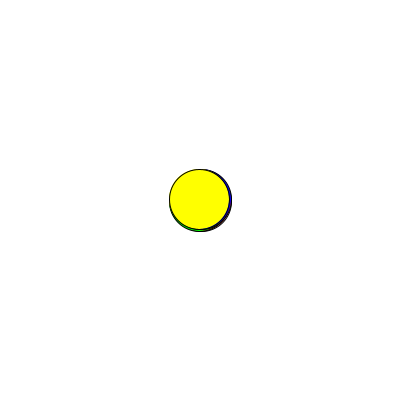
Frame 1 (no input)
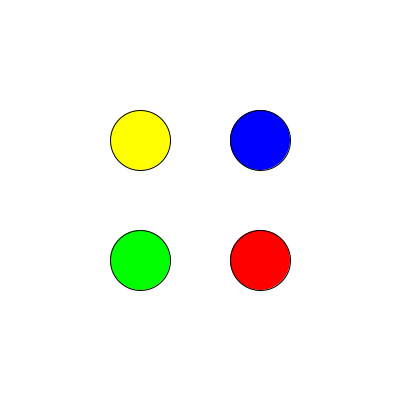
Frame 60 (the mouse pressed at the canvas centre just before this capture)
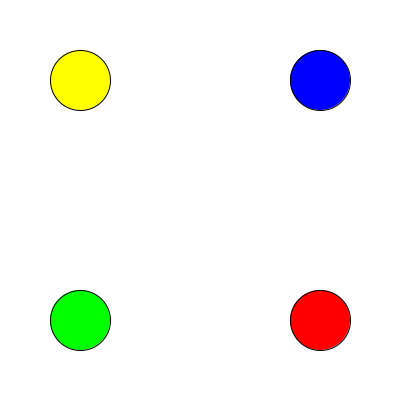
Frame 120 (the mouse held since frame 60 and released just before this capture)

The Processing sketch that drew these frames (run headless with seeded random() and noise(); from frame 60 on, the mouse is pressed at the canvas centre):

// Processing sketch: Travelling_Circles_Core
// ── Travelling_Circles_Core.pde
// Color variables
color circle1Color = color(255, 0, 0); // Red
color circle2Color = color(0, 255, 0); // Green
color circle3Color = color(0, 0, 255); // Blue
color circle4Color = color(255, 255, 0); // Yellow


//Circle 1 variables
float x1, y1;
float xSpeed1 = 1; //Speed in x direction
float ySpeed1 = 1; //Speed in y direction

//Circle 2 variables
float x2, y2;
float xSpeed2 = -1; //Moving in opposite direction on x-axis
float ySpeed2 = 1; //Moving towards bottom-left

//Circle 3 variables
float x3, y3;
float xSpeed3 = 1;
float ySpeed3 = -1; //Moving towards top-right

//Circle 4 variables
float x4, y4;
float xSpeed4 = -1;
float ySpeed4 = -1; //Moving towards top-left

void setup() {
  size(400, 400);
  //All circles start in the centre
  x1 = width/2;
  y1 = height/2;

  x2 = width/2;
  y2 = height/2;

  x3 = width/2;
  y3 = height/2;

  x4 = width/2;
  y4 = height/2;
}

void draw() {
  //Clear background
  background(255);
  
  //Update positions for all circles
  x1 = x1 + xSpeed1;
  y1 = y1 + ySpeed1;
  
  x2 = x2 + xSpeed2;
  y2 = y2 + ySpeed2;
  
  x3 = x3 + xSpeed3;
  y3 = y3 + ySpeed3;
  
  x4 = x4 + xSpeed4;
  y4 = y4 + ySpeed4;
  
  //Draw Circles at updated coordinates
  fill(circle1Color);
  ellipse(x1, y1, 60, 60); //Red Circle
  
  fill(circle2Color);
  ellipse(x2, y2, 60, 60); //Green Circle
  
  fill(circle3Color);
  ellipse(x3, y3, 60, 60); //Blue Circle
  
  fill(circle4Color);
  ellipse(x4, y4, 60, 60); //Yellow Circle
}
